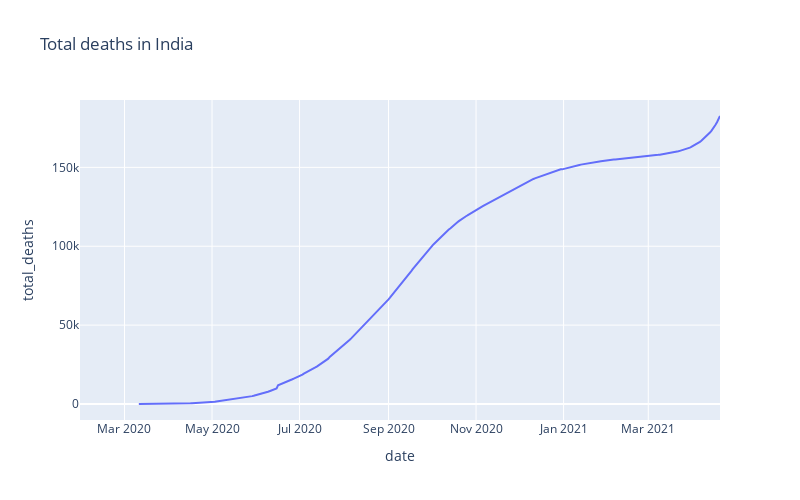

Here is the notebook cell this chart was saved with:
### Code cell
fig = px.line(india_cases, x='date', y='total_deaths', title='Total deaths in India', width=800, height=500)
fig.show()

### Figure 1 — Plotly figure (JSON) as saved in the notebook; plotly's stock layout.template omitted (floating-point values rounded to 4 significant figures; data arrays with more than 128 entries replaced by an {"elided": "..."} marker saying what was removed)
{"data": [{"hovertemplate": "date=%{x}<br>total_deaths=%{y}<extra></extra>", "legendgroup": "", "line": {"color": "#636efa", "dash": "solid"}, "mode": "lines", "name": "", "orientation": "v", "showlegend": false, "type": "scatter", "x": {"elided": "447 str values"}, "xaxis": "x", "y": {"elided": "447 int values"}, "yaxis": "y"}], "layout": {"height": 500, "legend": {"tracegroupgap": 0}, "title": {"text": "Total deaths in India"}, "width": 800, "xaxis": {"anchor": "y", "domain": [0, 1], "title": {"text": "date"}}, "yaxis": {"anchor": "x", "domain": [0, 1], "title": {"text": "total_deaths"}}}}
